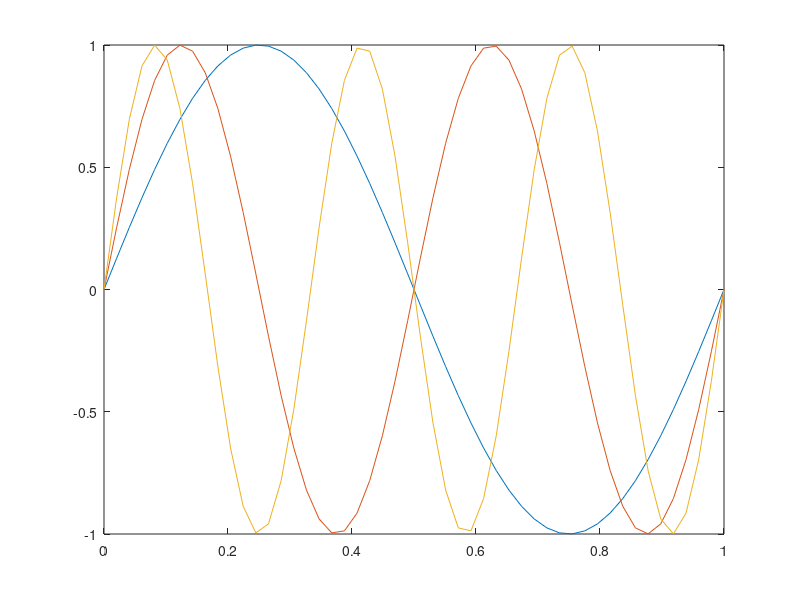

Write MATLAB code to recreate this figure.
%a = [1:20; 101:120];
%c = sum(a, 1);
%d = sum(a, 2);
%b = sum(a);

% Comment using this
%% but this creaates a section and bolds

%% S Spade, 6/2014: branchExample.m MATLAB R2014a: Illustrate branching
for trial = 1:5
    userNumber = input('Pick a number: ');
    if userNumber <0
        disp('Square root is not real')
    else
        sqrt(userNumber)
    end
    userAgain = input('Another [y/n]?', 's');
    if userAgain ~= 'y'
        break;
    end
end
if trial == 5
    disp('Sorry, only 5 per customer')
elseif userAgain == 'n'
    disp('Bye!')
else
    disp('Sorry, I did not understand that.')
end

%% Nesting
nrows = 3; ncols = 4;
a = zeros(nrows,ncols);
for theRow = 1:nrows
    for theCol = 1:ncols
        a(theRow, theCol) = theRow^2 + theCol^3;
    end
end

%% Loading data


%% Graphing
num_points = 20;
x_list = linspace(0,4,num_points);
y_list = x_list.^2;
plot(x_list, y_list);

if size(x_list) == size(y_list)
    plot(x_list,y_list)
else
    disp('Error: x_list and y_list are not the same size')
end   

t = 0:(pi/50):(10*pi);
plot3(sin(t),cos(t),t);
title('My first plot');

x = linspace(0, 1, 50);
y1 = exp(x); y2 = x.^2;
plot(x, y1, x, y2);

num_curves = 3;
x = linspace(0, 1, 50);
y = zeros(num_curves, size(x,2));
for whichCurve = 1:num_curves,
y(whichCurve,:) = sin(whichCurve*x*2*pi);
end
plot(x,y);

%% Is member
A = [5 3 4 2]; 
B = [2 4 4 4 6 8];


Lia = ismember(A,B);
length(Lia);


